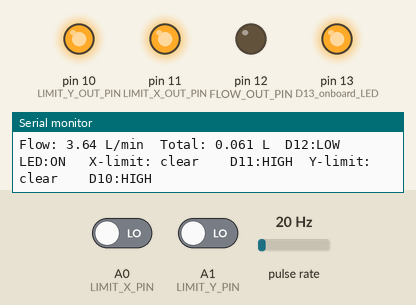
Simulated run of this sketch. Board: Arduino Uno, built with avr-gcc and run on an emulated ATmega328P. On the bench: output pins drawn as LEDs (lit = HIGH), the last lines printed to the serial monitor. Wiring (inferred from the names in the program): pulse sensor: data pin 2. The test bench sets the inputs (shaded band); at power-on: A0 (LIMIT_X_PIN) LOW, pulse rate 20 Hz, A1 (LIMIT_Y_PIN) LOW.

Above: at 1.2 s.
1.3 s: A0 (LIMIT_X_PIN) driven HIGH
At 2.5 s:
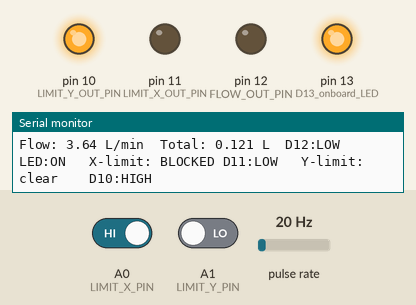
2.8 s: pulse rate (sensor on pin 2) set to 13 Hz
5.2 s: pulse rate (sensor on pin 2) set to 10 Hz
At 6.3 s:
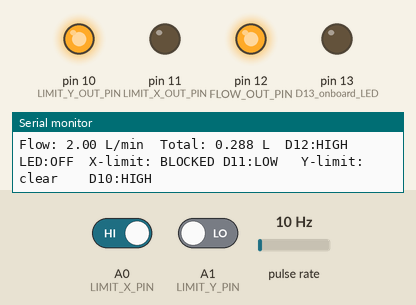
7.5 s: A1 (LIMIT_Y_PIN) driven HIGH
At 8.6 s:
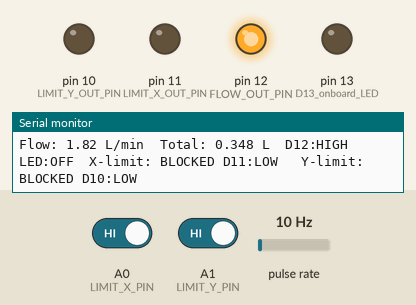
9.0 s: A0 (LIMIT_X_PIN) driven LOW
At 9.8 s:
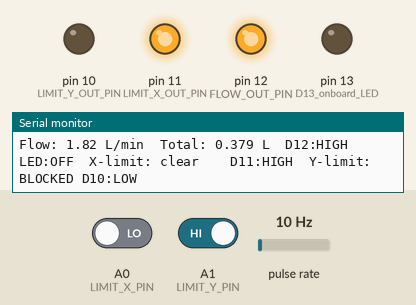
10.5 s: pulse rate (sensor on pin 2) set to 50 Hz
At 11.3 s:
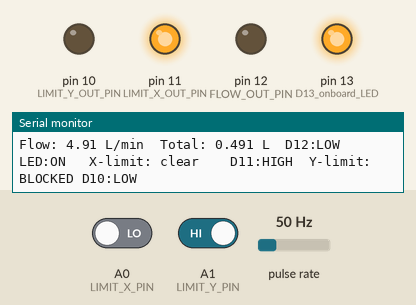
Timing chart, 0 to 13.5 s (numbered marks = the images above; inputs shaded):
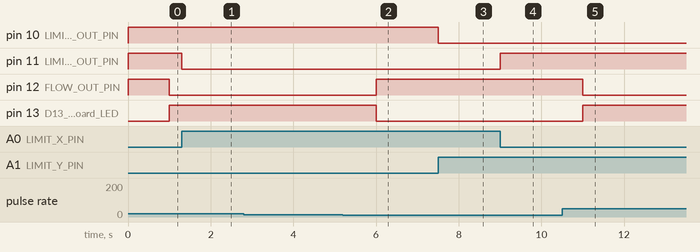

The sketch:

LaserSensor.ino
```cpp
/*
 * HQ-A68-1 water flow sensor + dual OPB830W55Z optical limit switches, Arduino Mini
 *
 * Pin map:
 *   D2   IN   HQ-A68-1 Hall-effect flow sensor pulse (hardware interrupt INT0)
 *   D12  OUT  LOW when flow exceeds threshold
 *   D13  OUT  onboard LED, ON when flow exceeds threshold
 *   D11  OUT  LOW when X limit switch (A0) is triggered (slot blocked)
 *   D10  OUT  LOW when Y limit switch (A1) is triggered (slot blocked)
 *   A0   IN   OPB830W55Z X limit switch (white collector wire)
 *   A1   IN   OPB830W55Z Y limit switch (white collector wire)
 *
 * OPB830W55Z wiring per sensor:
 *   Red   + 220Ω resistor -> 5V
 *   Black -> GND
 *   White -> A0 or A1 (with 10kΩ pull-up to 5V)
 *   Green -> GND
 *
 * Signal logic: HIGH = slot blocked (limit triggered), LOW = slot clear
 *
 * Timing model:
 *   - Limit switch reads and their dependent outputs (D10, D11) update EVERY
 *     loop iteration, so they react promptly (microseconds latency).
 *   - Flow RATE is calculated once per SAMPLE_INTERVAL (1 second), because
 *     measuring pulse frequency inherently needs a time window.
 *   - Serial reporting is also once per SAMPLE_INTERVAL.
 */

// ---- Pin assignments ----
const uint8_t  FLOW_PIN          = 2;     // hardware interrupt pin (INT0)
const uint8_t  FLOW_OUT_PIN      = 12;    // LOW above flow threshold
const uint8_t  LIMIT_X_OUT_PIN   = 11;    // LOW when X limit triggered
const uint8_t  LIMIT_Y_OUT_PIN   = 10;    // LOW when Y limit triggered
const uint8_t  LIMIT_X_PIN       = A0;    // OPB830W55Z X limit switch
const uint8_t  LIMIT_Y_PIN       = A1;    // OPB830W55Z Y limit switch

// ---- Timing ----
const uint16_t SAMPLE_INTERVAL = 1000;  // ms between flow-rate calcs + reports

// ---- Flow threshold ----
const float FLOW_THRESHOLD_LPM = 2.0;   // L/min above which D12 goes LOW

// ---- Flow calibration ----
// frequency (Hz) = K * flowRate (L/min); K ~5.5-6.0 for many G3/8" sensors.
// VERIFY by running a measured volume through and adjusting.
const float PULSES_PER_LITRE = 330.0;   // = K(5.5) * 60; tweak after testing

// ---- State ----
volatile uint32_t pulseCount = 0;       // updated inside the ISR
uint32_t lastSampleTime      = 0;
float    totalLitres         = 0.0;
float    flowRateLPM         = 0.0;     // last calculated rate

bool limitX = false;   // true = X limit switch triggered (slot blocked)
bool limitY = false;   // true = Y limit switch triggered (slot blocked)

void countPulse() {
  pulseCount++;
}

void setup() {
  Serial.begin(9600);

  pinMode(FLOW_PIN, INPUT_PULLUP);      // internal pull-up; external 10k still recommended
  attachInterrupt(digitalPinToInterrupt(FLOW_PIN), countPulse, RISING);

  pinMode(FLOW_OUT_PIN, OUTPUT);
  digitalWrite(FLOW_OUT_PIN, HIGH);     // start HIGH = flow below threshold

  pinMode(LED_BUILTIN, OUTPUT);         // D13 onboard LED
  digitalWrite(LED_BUILTIN, LOW);       // start OFF = flow below threshold

  pinMode(LIMIT_X_OUT_PIN, OUTPUT);
  digitalWrite(LIMIT_X_OUT_PIN, HIGH);  // start HIGH = not triggered

  pinMode(LIMIT_Y_OUT_PIN, OUTPUT);
  digitalWrite(LIMIT_Y_OUT_PIN, HIGH);  // start HIGH = not triggered

  // Limit switch sanity check: confirm both sensors read sensibly.
  // With an OPB830W55Z, you should read either HIGH (clear) or LOW (blocked),
  // not stuck at a rail. If a pin reads stuck, check wiring and pull-up.
  uint8_t x0 = digitalRead(LIMIT_X_PIN);
  uint8_t y0 = digitalRead(LIMIT_Y_PIN);
  Serial.print(F("Limit switches at startup - X: "));
  Serial.print(x0 ? F("HIGH (clear)") : F("LOW (blocked)"));
  Serial.print(F("  Y: "));
  Serial.println(y0 ? F("HIGH (clear)") : F("LOW (blocked)"));

  lastSampleTime = millis();
  Serial.println(F("HQ-A68-1 flow sensor + OPB830W55Z limits ready"));
}

void loop() {
  // ===== Runs EVERY iteration: fast limit switch reads + dependent outputs =====

  // OPB830W55Z gives clean digital signal: HIGH = blocked, LOW = clear
  limitX = digitalRead(LIMIT_X_PIN);
  limitY = digitalRead(LIMIT_Y_PIN);

  // Limit switch outputs LOW when their sensor is triggered (slot blocked)
  digitalWrite(LIMIT_X_OUT_PIN, limitX ? LOW : HIGH);
  digitalWrite(LIMIT_Y_OUT_PIN, limitY ? LOW : HIGH);

  // ===== Runs once per SAMPLE_INTERVAL: flow-rate calc + reporting =====
  uint32_t now = millis();
  if (now - lastSampleTime >= SAMPLE_INTERVAL) {
    // Snapshot and reset the pulse counter with interrupts briefly off
    noInterrupts();
    uint32_t pulses = pulseCount;
    pulseCount = 0;
    interrupts();

    float elapsedMinutes = (now - lastSampleTime) / 60000.0;
    lastSampleTime = now;

    float litresThisSample = pulses / PULSES_PER_LITRE;
    flowRateLPM = litresThisSample / elapsedMinutes;
    totalLitres += litresThisSample;

    // Flow-driven outputs: D12 LOW and D13 LED ON when above threshold.
    bool flowHigh = flowRateLPM > FLOW_THRESHOLD_LPM;
    digitalWrite(FLOW_OUT_PIN, flowHigh ? LOW : HIGH);
    digitalWrite(LED_BUILTIN,  flowHigh ? HIGH : LOW);

    // ---- Report ----
    Serial.print(F("Flow: "));
    Serial.print(flowRateLPM, 2);
    Serial.print(F(" L/min  Total: "));
    Serial.print(totalLitres, 3);
    Serial.print(F(" L  D12:"));
    Serial.print(flowHigh ? F("LOW ") : F("HIGH"));
    Serial.print(F(" LED:"));
    Serial.print(flowHigh ? F("ON ") : F("OFF"));
    Serial.print(F("  X-limit: "));
    Serial.print(limitX ? F("BLOCKED") : F("clear   "));
    Serial.print(F(" D11:"));
    Serial.print(limitX ? F("LOW ") : F("HIGH"));
    Serial.print(F("  Y-limit: "));
    Serial.print(limitY ? F("BLOCKED") : F("clear   "));
    Serial.print(F(" D10:"));
    Serial.println(limitY ? F("LOW") : F("HIGH"));
  }
}
```

Measured:
- the behaviour switches between 12 and 11 Hz on pulse rate (sensor on pin 2) (found by bisection; images 1 and 2)
- after the input at 1.3 s, pin 11 (LIMIT_X_OUT_PIN): HIGH → LOW at once
- after the input at 5.2 s, pin 12 (FLOW_OUT_PIN): LOW → HIGH after 0.80 s; pin 13 (D13_onboard_LED): HIGH → LOW after 0.80 s
- after the input at 7.5 s, pin 10 (LIMIT_Y_OUT_PIN): HIGH → LOW at once
- after the input at 9.0 s, pin 11 (LIMIT_X_OUT_PIN): LOW → HIGH at once
- after the input at 10.5 s, pin 12 (FLOW_OUT_PIN): HIGH → LOW after 0.50 s; pin 13 (D13_onboard_LED): LOW → HIGH after 0.50 s
